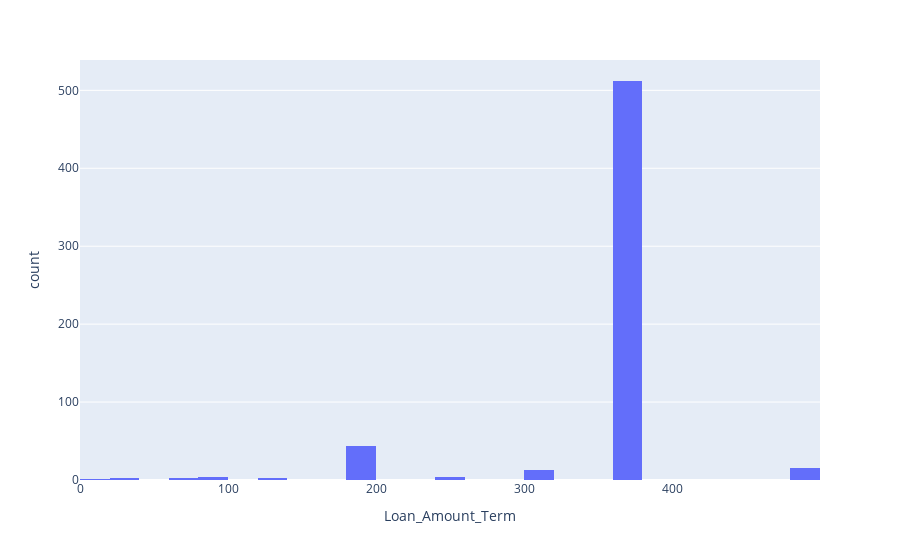

Notebook cell for this chart:
### Code cell
px.histogram(data_frame=df , x  = 'Loan_Amount_Term' )

### Figure 1 — Plotly figure (JSON) as saved in the notebook; plotly's stock layout.template omitted (floating-point values rounded to 4 significant figures; data arrays with more than 128 entries replaced by an {"elided": "..."} marker saying what was removed)
{"data": [{"alignmentgroup": "True", "bingroup": "x", "hovertemplate": "Loan_Amount_Term=%{x}<br>count=%{y}<extra></extra>", "legendgroup": "", "marker": {"color": "#636efa", "pattern": {"shape": ""}}, "name": "", "offsetgroup": "", "orientation": "v", "showlegend": false, "type": "histogram", "x": {"elided": "614 int values"}, "xaxis": "x", "yaxis": "y"}], "layout": {"barmode": "relative", "legend": {"tracegroupgap": 0}, "margin": {"t": 60}, "xaxis": {"anchor": "y", "domain": [0, 1], "title": {"text": "Loan_Amount_Term"}}, "yaxis": {"anchor": "x", "domain": [0, 1], "title": {"text": "count"}}}}
